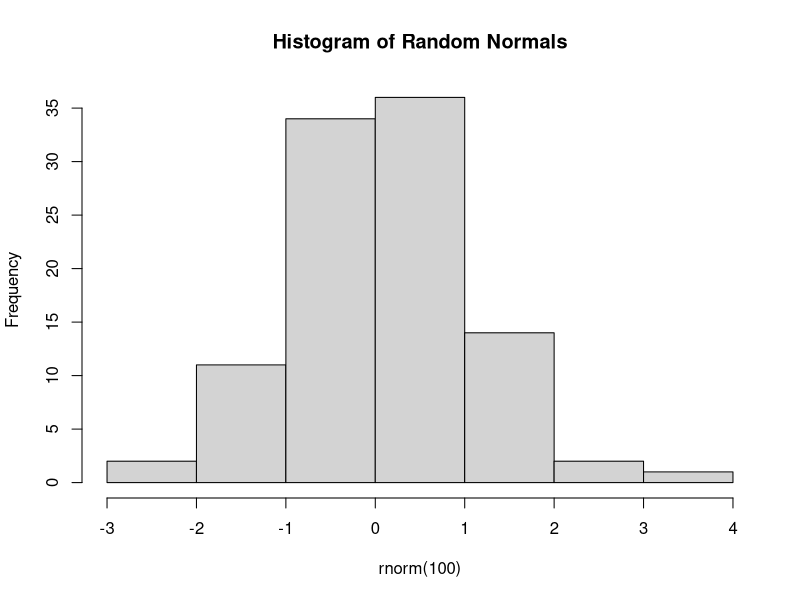

This chart was generated by the following R code:
## ---- chunk 1
# A basic R code chunk
x <- 1:10
mean(x)


# A simple plot
hist(rnorm(100), main = "Histogram of Random Normals")

